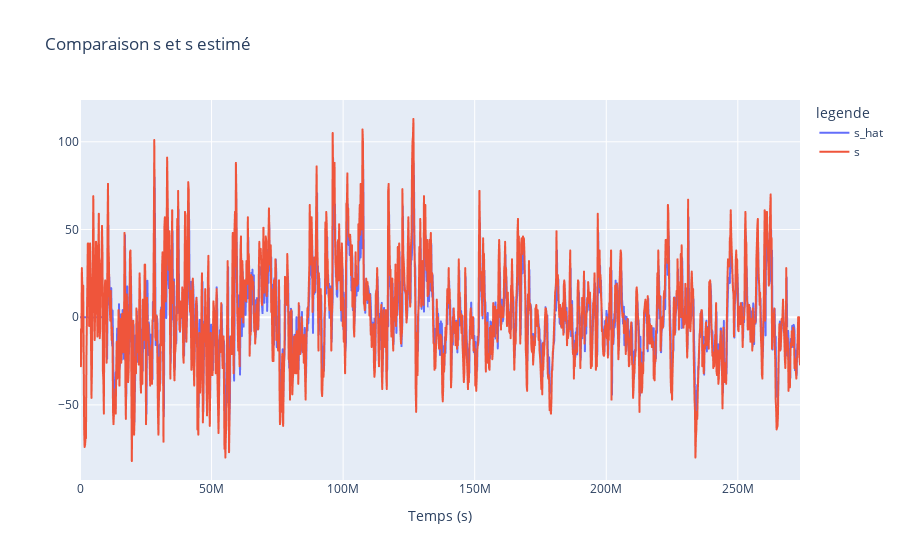

Notebook cell for this chart:
### Markdown cell above
#### Prédiction Linéaire

### Code cell
s_hat = signal.convolve(s_tr,h, mode = "valid")
s_hat = np.concatenate((np.zeros(M),s_hat[:-1]))
ts_full = np.linspace(0,len(s)/Fs,len(s))

df_s_hat = pd.DataFrame({'x':ts_full, 'y':s_hat, 'legende':'s_hat'})
df_s = pd.DataFrame({'x':ts_full, 'y':s_tr, 'legende':'s'})
df_compare = pd.concat([df_s_hat,df_s])
fig7 = px.line(df_compare, x='x', y='y', color = 'legende', labels={'x': 'Temps (s)', 'y':''}, title="Comparaison s et s estimé")
fig7.show()

### Figure 1 — Plotly figure (JSON) as saved in the notebook; plotly's stock layout.template omitted (floating-point values rounded to 4 significant figures; data arrays with more than 128 entries replaced by an {"elided": "..."} marker saying what was removed)
{"data": [{"hovertemplate": "legende=s_hat<br>Temps (s)=%{x}<br>=%{y}<extra></extra>", "legendgroup": "s_hat", "line": {"color": "#636efa", "dash": "solid"}, "marker": {"symbol": "circle"}, "mode": "lines", "name": "s_hat", "showlegend": true, "type": "scattergl", "x": {"elided": "1571 float values"}, "xaxis": "x", "y": {"elided": "1571 float values"}, "yaxis": "y"}, {"hovertemplate": "legende=s<br>Temps (s)=%{x}<br>=%{y}<extra></extra>", "legendgroup": "s", "line": {"color": "#EF553B", "dash": "solid"}, "marker": {"symbol": "circle"}, "mode": "lines", "name": "s", "showlegend": true, "type": "scattergl", "x": {"elided": "1571 float values"}, "xaxis": "x", "y": {"elided": "1571 int values"}, "yaxis": "y"}], "layout": {"legend": {"title": {"text": "legende"}, "tracegroupgap": 0}, "title": {"text": "Comparaison s et s estimé"}, "xaxis": {"anchor": "y", "domain": [0, 1], "title": {"text": "Temps (s)"}}, "yaxis": {"anchor": "x", "domain": [0, 1], "title": {"text": ""}}}}
